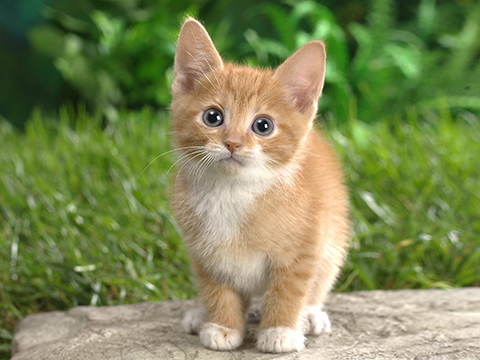
#> input picture image/cat.jpg, 480 x 360 px
$ jupyter execute 15.hist_equalization_0.ipynb   (shell and % lines are left out)
#> lines starting #> are read from the running program, lines starting #| are printed output that depends on the picture
<h1>Table of Contents<span class="tocSkip"></span></h1>
<div class="toc"><ul class="toc-item"></ul></div>

[cell 1]
# histogram equalization : 이미지의 contrast를 향상시킬 수 있다
import cv2
from matplotlib import pyplot as plt

img0 = cv2.imread('image/cat.jpg', cv2.IMREAD_GRAYSCALE)
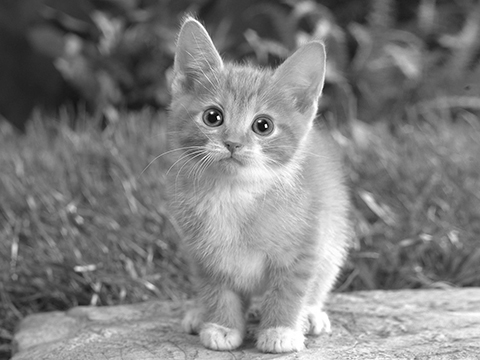
#> img0: shape (360, 480); min 0, max 255, mean 127.2
img1 = cv2.equalizeHist(img0)
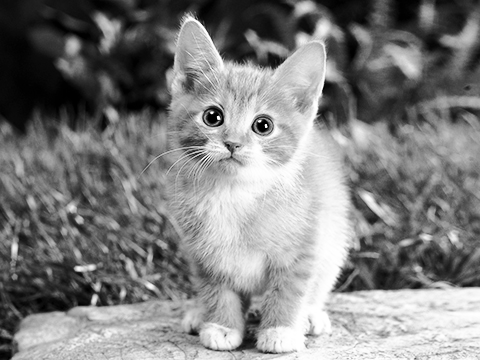
#> img1: shape (360, 480); min 0, max 255, mean 128.2

cv2.imshow('img0', img0)
cv2.imshow('img1', img1)
cv2.waitKey()

plt.figure(figsize=(14,5))

# 원본 히스토그램
plt.subplot(1,2,1)
plt.hist(img0.ravel(), 32, [0,256])
plt.xlim([0,256])

# 평평해진 히스토그램
plt.subplot(1,2,2)
plt.hist(img1.ravel(), 32, [0,256])
plt.xlim([0,256])

plt.show()
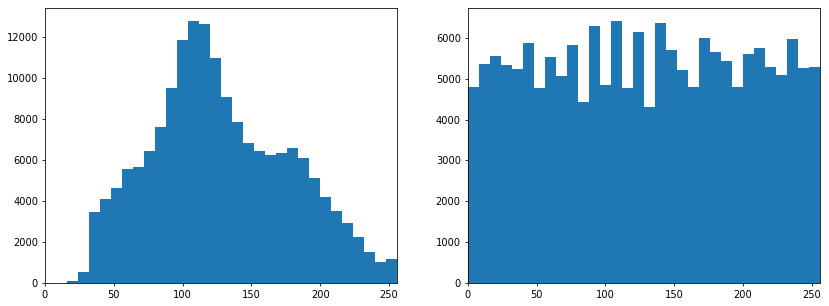
#> figure drawn by matplotlib, 2 panels; panel 1: tallest bar 12788 high, from x = 104 to 112; panel 2: tallest bar 6420 high, from x = 104 to 112

$ run again, with image/face.jpg copied over image/cat.jpg
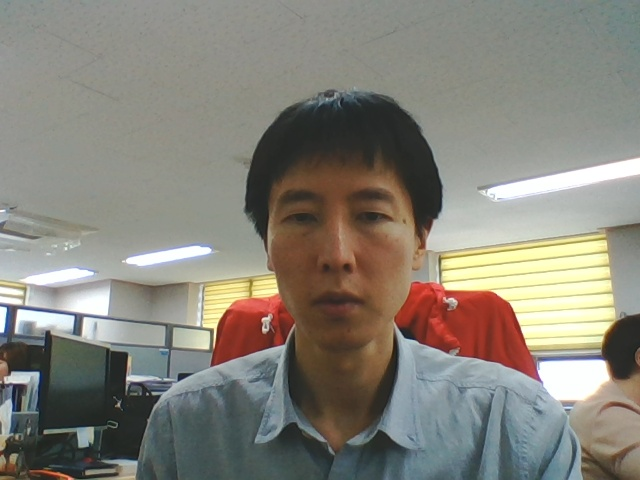
#> input picture image/face.jpg, 640 x 480 px
#> `img1 = cv2.equalizeHist(img0)`:
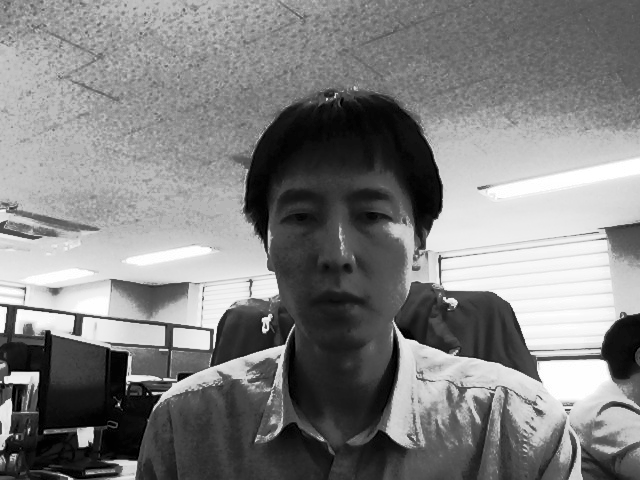
#> img1: shape (480, 640); min 0, max 255, mean 129.1
#> `plt.show()`:
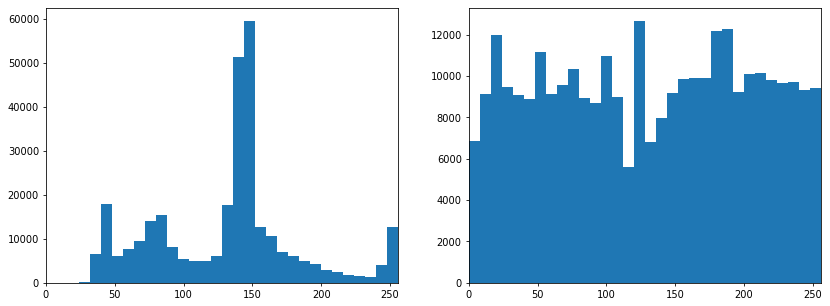
#> figure drawn by matplotlib, 2 panels; panel 1: tallest bar 59523 high, from x = 144 to 152; panel 2: tallest bar 12679 high, from x = 120 to 128
